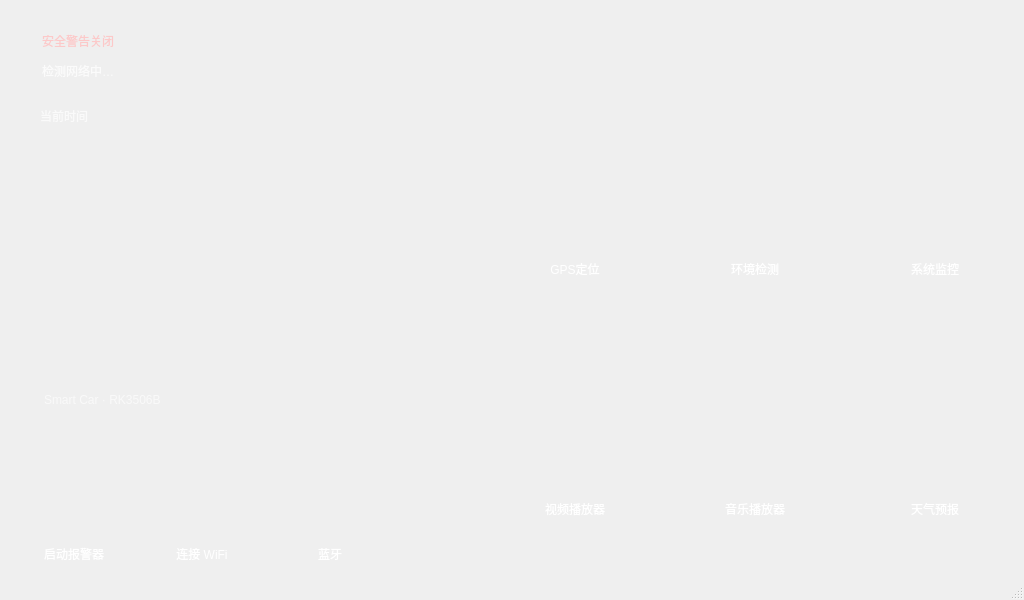
<?xml version="1.0" encoding="UTF-8"?>
<ui version="4.0">
 <class>MainWindow</class>
 <widget class="QMainWindow" name="MainWindow">
  <property name="geometry">
   <rect>
    <x>0</x>
    <y>0</y>
    <width>1024</width>
    <height>600</height>
   </rect>
  </property>
  <property name="maximumSize">
   <size>
    <width>1024</width>
    <height>600</height>
   </size>
  </property>
  <property name="windowTitle">
   <string>MainWindow</string>
  </property>
  <property name="styleSheet">
   <string notr="true">
QMainWindow { border-image: url(:/images/1.jpg); }</string>
  </property>
  <widget class="QWidget" name="centralwidget">
   <widget class="QLabel" name="safeAlarmLabel">
    <property name="geometry">
     <rect>
      <x>42</x>
      <y>28</y>
      <width>340</width>
      <height>26</height>
     </rect>
    </property>
    <property name="styleSheet">
     <string notr="true">font: 11pt &quot;Agency FB&quot;;
color: rgba(255, 190, 190, 200);
background: transparent;</string>
    </property>
    <property name="text">
     <string>安全警告关闭</string>
    </property>
   </widget>
   <widget class="QLabel" name="netStatusLabel">
    <property name="geometry">
     <rect>
      <x>42</x>
      <y>56</y>
      <width>291</width>
      <height>30</height>
     </rect>
    </property>
    <property name="styleSheet">
     <string notr="true">font: 11pt &quot;Agency FB&quot;;
color: rgba(255, 255, 255, 190);
background: transparent;</string>
    </property>
    <property name="text">
     <string>检测网络中…</string>
    </property>
   </widget>
   <widget class="QLabel" name="clockTitle">
    <property name="geometry">
     <rect>
      <x>40</x>
      <y>96</y>
      <width>291</width>
      <height>40</height>
     </rect>
    </property>
    <property name="styleSheet">
     <string notr="true">font: 20pt &quot;Agency FB&quot;;
color: rgba(255, 255, 255, 170);
background: transparent;</string>
    </property>
    <property name="text">
     <string>当前时间</string>
    </property>
   </widget>
   <widget class="QLabel" name="timelable">
    <property name="geometry">
     <rect>
      <x>36</x>
      <y>132</y>
      <width>437</width>
      <height>121</height>
     </rect>
    </property>
    <property name="styleSheet">
     <string notr="true">font: 75 64pt &quot;Agency FB&quot;;
color: rgb(255, 255, 255);
background: transparent;</string>
    </property>
    <property name="text">
     <string/>
    </property>
   </widget>
   <widget class="QLabel" name="datelable">
    <property name="geometry">
     <rect>
      <x>40</x>
      <y>286</y>
      <width>451</width>
      <height>61</height>
     </rect>
    </property>
    <property name="styleSheet">
     <string notr="true">font: 75 26pt &quot;Agency FB&quot;;
color: rgb(255, 255, 255);
background: transparent;</string>
    </property>
    <property name="text">
     <string/>
    </property>
   </widget>
   <widget class="QLabel" name="sysHint">
    <property name="geometry">
     <rect>
      <x>44</x>
      <y>380</y>
      <width>441</width>
      <height>40</height>
     </rect>
    </property>
    <property name="styleSheet">
     <string notr="true">font: 14pt &quot;Agency FB&quot;;
color: rgba(255, 255, 255, 160);
background: transparent;</string>
    </property>
    <property name="text">
     <string>Smart Car · RK3506B</string>
    </property>
   </widget>
   <widget class="QPushButton" name="pushButton_5">
    <property name="geometry">
     <rect>
      <x>500</x>
      <y>100</y>
      <width>150</width>
      <height>150</height>
     </rect>
    </property>
    <property name="styleSheet">
     <string notr="true">QPushButton { border-image: url(:/images/gps.png); background: transparent; border: none; }
QPushButton:hover { background: rgba(255,255,255,40); }</string>
    </property>
    <property name="text">
     <string/>
    </property>
   </widget>
   <widget class="QPushButton" name="pushButton_4">
    <property name="geometry">
     <rect>
      <x>680</x>
      <y>100</y>
      <width>150</width>
      <height>150</height>
     </rect>
    </property>
    <property name="styleSheet">
     <string notr="true">QPushButton { border-image: url(:/images/environment.png); background: transparent; border: none; }
QPushButton:hover { background: rgba(255,255,255,40); }</string>
    </property>
    <property name="text">
     <string/>
    </property>
   </widget>
   <widget class="QPushButton" name="pushButton_6">
    <property name="geometry">
     <rect>
      <x>860</x>
      <y>100</y>
      <width>150</width>
      <height>150</height>
     </rect>
    </property>
    <property name="styleSheet">
     <string notr="true">QPushButton { background: transparent; border: none; }
QPushButton:hover { background: rgba(255,255,255,40); }</string>
    </property>
    <property name="text">
     <string/>
    </property>
   </widget>
   <widget class="QLabel" name="sysmonIcon">
    <property name="geometry">
     <rect>
      <x>867</x>
      <y>107</y>
      <width>136</width>
      <height>136</height>
     </rect>
    </property>
    <property name="styleSheet">
     <string notr="true">background: transparent;</string>
    </property>
    <property name="text">
     <string/>
    </property>
    <property name="pixmap">
     <pixmap resource="res.qrc">:/images/sysmon.png</pixmap>
    </property>
    <property name="scaledContents">
     <bool>true</bool>
    </property>
   </widget>
   <widget class="QPushButton" name="pushButton">
    <property name="geometry">
     <rect>
      <x>500</x>
      <y>340</y>
      <width>150</width>
      <height>150</height>
     </rect>
    </property>
    <property name="styleSheet">
     <string notr="true">QPushButton { border-image: url(:/images/Video1.png); background: transparent; border: none; }
QPushButton:hover { background: rgba(255,255,255,40); }</string>
    </property>
    <property name="text">
     <string/>
    </property>
   </widget>
   <widget class="QPushButton" name="pushButton_2">
    <property name="geometry">
     <rect>
      <x>680</x>
      <y>340</y>
      <width>150</width>
      <height>150</height>
     </rect>
    </property>
    <property name="styleSheet">
     <string notr="true">QPushButton { border-image: url(:/images/Music.png); background: transparent; border: none; }
QPushButton:hover { background: rgba(255,255,255,40); }</string>
    </property>
    <property name="text">
     <string/>
    </property>
   </widget>
   <widget class="QPushButton" name="pushButton_3">
    <property name="geometry">
     <rect>
      <x>860</x>
      <y>340</y>
      <width>150</width>
      <height>150</height>
     </rect>
    </property>
    <property name="styleSheet">
     <string notr="true">QPushButton { border-image: url(:/images/Weather.png); background: transparent; border: none; }
QPushButton:hover { background: rgba(255,255,255,40); }</string>
    </property>
    <property name="text">
     <string/>
    </property>
   </widget>
   <widget class="QLabel" name="label_5">
    <property name="geometry">
     <rect>
      <x>500</x>
      <y>256</y>
      <width>150</width>
      <height>26</height>
     </rect>
    </property>
    <property name="styleSheet">
     <string notr="true">color: rgb(255, 255, 255);
font: 13pt &quot;Algerian&quot;;
background: transparent;</string>
    </property>
    <property name="text">
     <string>GPS定位</string>
    </property>
    <property name="alignment">
     <set>Qt::AlignCenter</set>
    </property>
   </widget>
   <widget class="QLabel" name="label_4">
    <property name="geometry">
     <rect>
      <x>680</x>
      <y>256</y>
      <width>150</width>
      <height>26</height>
     </rect>
    </property>
    <property name="styleSheet">
     <string notr="true">font: 13pt &quot;Agency FB&quot;;
color: rgb(255, 255, 255);
background: transparent;</string>
    </property>
    <property name="text">
     <string>环境检测</string>
    </property>
    <property name="alignment">
     <set>Qt::AlignCenter</set>
    </property>
   </widget>
   <widget class="QLabel" name="label_6">
    <property name="geometry">
     <rect>
      <x>860</x>
      <y>256</y>
      <width>150</width>
      <height>26</height>
     </rect>
    </property>
    <property name="styleSheet">
     <string notr="true">font: 13pt &quot;Agency FB&quot;;
color: rgb(255, 255, 255);
background: transparent;</string>
    </property>
    <property name="text">
     <string>系统监控</string>
    </property>
    <property name="alignment">
     <set>Qt::AlignCenter</set>
    </property>
   </widget>
   <widget class="QLabel" name="label">
    <property name="geometry">
     <rect>
      <x>500</x>
      <y>496</y>
      <width>150</width>
      <height>26</height>
     </rect>
    </property>
    <property name="styleSheet">
     <string notr="true">font: 13pt &quot;Agency FB&quot;;
color: rgb(255, 255, 255);
background: transparent;</string>
    </property>
    <property name="text">
     <string>视频播放器</string>
    </property>
    <property name="alignment">
     <set>Qt::AlignCenter</set>
    </property>
   </widget>
   <widget class="QLabel" name="label_2">
    <property name="geometry">
     <rect>
      <x>680</x>
      <y>496</y>
      <width>150</width>
      <height>26</height>
     </rect>
    </property>
    <property name="styleSheet">
     <string notr="true">font: 13pt &quot;Agency FB&quot;;
color: rgb(255, 255, 255);
background: transparent;</string>
    </property>
    <property name="text">
     <string>音乐播放器</string>
    </property>
    <property name="alignment">
     <set>Qt::AlignCenter</set>
    </property>
   </widget>
   <widget class="QLabel" name="label_3">
    <property name="geometry">
     <rect>
      <x>860</x>
      <y>496</y>
      <width>150</width>
      <height>26</height>
     </rect>
    </property>
    <property name="styleSheet">
     <string notr="true">font: 13pt &quot;Agency FB&quot;;
color: rgb(255, 255, 255);
background: transparent;</string>
    </property>
    <property name="text">
     <string>天气预报</string>
    </property>
    <property name="alignment">
     <set>Qt::AlignCenter</set>
    </property>
   </widget>
   <widget class="QPushButton" name="alarmBtn">
    <property name="geometry">
     <rect>
      <x>18</x>
      <y>424</y>
      <width>112</width>
      <height>112</height>
     </rect>
    </property>
    <property name="styleSheet">
     <string notr="true">QPushButton { border-image: url(:/images/alarm_off.png); background: transparent; border: none; }
QPushButton:hover { background: rgba(255,255,255,40); }</string>
    </property>
    <property name="text">
     <string/>
    </property>
   </widget>
   <widget class="QLabel" name="alarmLabel">
    <property name="geometry">
     <rect>
      <x>18</x>
      <y>540</y>
      <width>112</width>
      <height>28</height>
     </rect>
    </property>
    <property name="styleSheet">
     <string notr="true">font: 13pt &quot;Agency FB&quot;;
color: rgb(255, 255, 255);
background: transparent;</string>
    </property>
    <property name="text">
     <string>启动报警器</string>
    </property>
    <property name="alignment">
     <set>Qt::AlignCenter</set>
    </property>
   </widget>
   <widget class="QPushButton" name="wifiBtn">
    <property name="geometry">
     <rect>
      <x>146</x>
      <y>424</y>
      <width>112</width>
      <height>112</height>
     </rect>
    </property>
    <property name="styleSheet">
     <string notr="true">QPushButton { border-image: url(:/images/wifi_off.png); background: transparent; border: none; }
QPushButton:hover { background: rgba(255,255,255,40); }</string>
    </property>
    <property name="text">
     <string/>
    </property>
   </widget>
   <widget class="QLabel" name="wifiLabel">
    <property name="geometry">
     <rect>
      <x>146</x>
      <y>540</y>
      <width>112</width>
      <height>28</height>
     </rect>
    </property>
    <property name="styleSheet">
     <string notr="true">font: 13pt &quot;Agency FB&quot;;
color: rgb(255, 255, 255);
background: transparent;</string>
    </property>
    <property name="text">
     <string>连接 WiFi</string>
    </property>
    <property name="alignment">
     <set>Qt::AlignCenter</set>
    </property>
   </widget>
   <widget class="QPushButton" name="btBtn">
    <property name="geometry">
     <rect>
      <x>274</x>
      <y>424</y>
      <width>112</width>
      <height>112</height>
     </rect>
    </property>
    <property name="styleSheet">
     <string notr="true">QPushButton { border-image: url(:/images/bt_off.png); background: transparent; border: none; }
QPushButton:hover { background: rgba(255,255,255,40); }</string>
    </property>
    <property name="text">
     <string/>
    </property>
   </widget>
   <widget class="QLabel" name="btLabel">
    <property name="geometry">
     <rect>
      <x>274</x>
      <y>540</y>
      <width>112</width>
      <height>28</height>
     </rect>
    </property>
    <property name="styleSheet">
     <string notr="true">font: 13pt &quot;Agency FB&quot;;
color: rgb(255, 255, 255);
background: transparent;</string>
    </property>
    <property name="text">
     <string>蓝牙</string>
    </property>
    <property name="alignment">
     <set>Qt::AlignCenter</set>
    </property>
   </widget>
  </widget>
  <widget class="QMenuBar" name="menubar">
   <property name="geometry">
    <rect>
     <x>0</x>
     <y>0</y>
     <width>1024</width>
     <height>26</height>
    </rect>
   </property>
  </widget>
  <widget class="QStatusBar" name="statusbar"/>
 </widget>
 <resources/>
 <connections/>
</ui>
